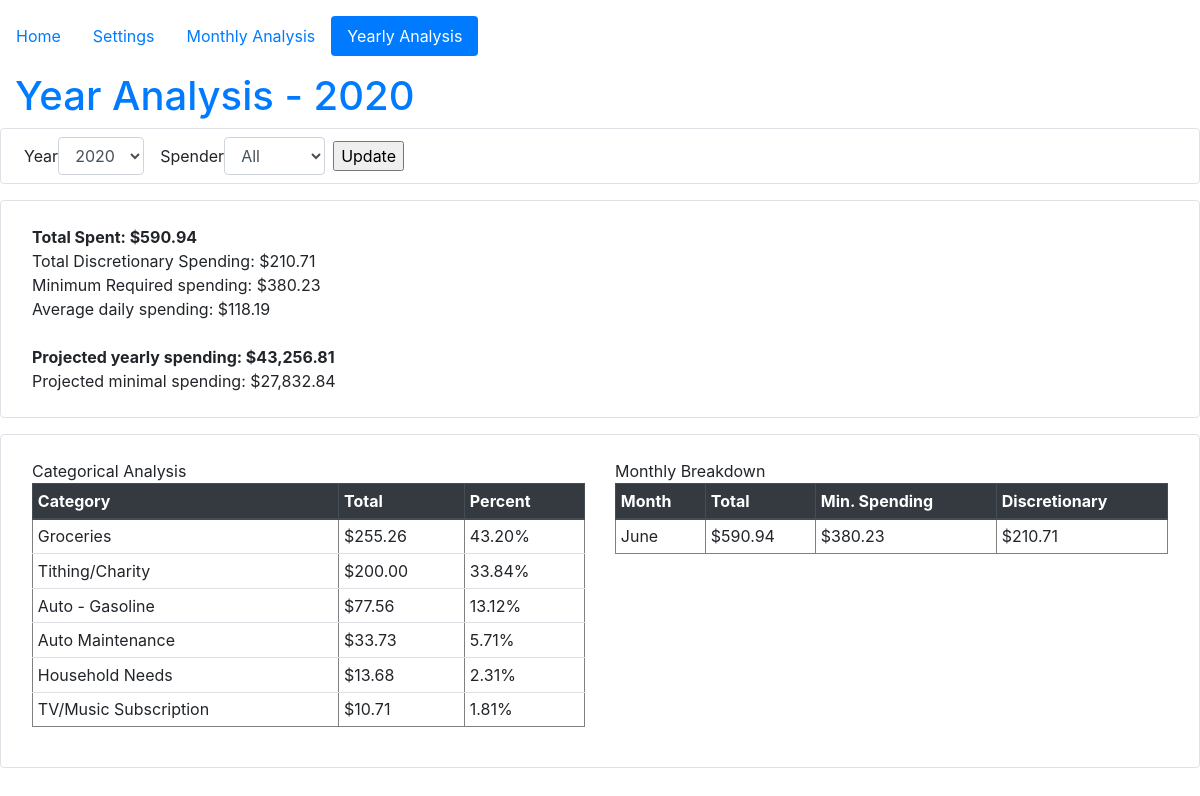
Page /yearlyAnalysis/ on the committed database.
### tracker_app/models.py (models this page shows, shortened)
class Category(db.Model):
	categoryId = db.Column(db.Integer, primary_key=True)
	expenseCategory = db.Column(db.String(50), unique=True, nullable=False)
	discretionary = db.Column(db.Boolean, nullable=False)
	expenses = db.relationship("Expense", backref="myCategory")

class Metadata(db.Model):
	metadataId = db.Column(db.Integer, primary_key=True)
	year = db.Column(db.Integer, nullable=False)
	monthNum = db.Column(db.Integer, nullable=False)
	monthStr = db.Column(db.Text, nullable=False)

### tracker_app/routes.py (the view)
@app.route("/yearlyAnalysis/", methods=["GET", "POST"])
@app.route("/yearlyAnalysis/<year>/<spender>", methods=["GET", "POST"])
def yearlyAnalysis(year=None, spender=None):
	if (year is None):
		year = datetime.datetime.today().year
	yearlyForm = forms.YearlyAnalysisConfigureForm()
	yearlyForm.year.choices = [r.year for r in Metadata.query.with_entities(Metadata.year).distinct().order_by(Metadata.year.desc()).all()]
	spenderChoices = [u.username for u in db.session.query(User.username).all()]
	spenderChoices.append("All")
	yearlyForm.spender.choices = spenderChoices
	catTable = categoryTable.CategoryTable(year, spender=spender)
	categoryAnalysisTable = catTable.getCategoryAnalysisTable()
	analysis = yearInfo.YearInfo(year, spender=spender)
	stats = analysis.getYearlyStats()
	breakdownByMonthAnalysisTable = analysis.breakdownByMonthAnalysisTable()
	if yearlyForm.validate_on_submit():
		return redirect(url_for('yearlyAnalysis', year=yearlyForm.year.data, spender=yearlyForm.spender.data))
	return render_template('yearlyAnalysis.html', yearlyForm=yearlyForm, stats=stats, yearStr=year,
			categoryAnalysisTable=categoryAnalysisTable, breakdownByMonthAnalysisTable=breakdownByMonthAnalysisTable, spender=spender)

### tracker_app/forms.py
class YearlyAnalysisConfigureForm(FlaskForm):
	yearChoices = []
	year = SelectField('Year', choices=yearChoices, validate_choice=False)
	spender = SelectField('Spender', choices=["All"], validate_choice=False, default="All")
	submit = SubmitField('Update')

### tracker_app/helpers.py (called while the page is built)
def getTableHeadTags(headersList):
	tableHead = "<table border=1 class='table table-sm table-hover'>"
	tableHead += "<thead class='thead-dark'><tr>"
	for item in headersList:
		tableHead += "<th scope='col'>" + item + "</th>"
	tableHead += "</tr></thead>"
	return tableHead;

### tracker_app/yearInfo.py (called while the page is built)
	def getEndDate(self):
		if (self.isCurrentYear == "False"):
			return datetime.date(self.year, 12, 31)
		else:
			return datetime.date(self.year, datetime.datetime.today().month, datetime.datetime.today().day)

	def getStartDate(self):
		month = Metadata.query.with_entities(func.min(Metadata.monthNum)).filter(Metadata.year == self.year).scalar()
		if (month == 1 or self.isCurrentYear == "False"):
			return datetime.date(self.year, 1, 1)
		else:
			my_num_days = calendar.monthrange(self.year, int(month))[1]
			start_date = datetime.date(self.year, int(month), 1)
			end_date = datetime.date(self.year, int(month), my_num_days)
			day = Expense.query.filter(and_(
							Expense.date >= start_date,
							Expense.date <= end_date
						)).first().date.day
			return datetime.date(self.year, int(month), int(day))

### tracker_app/templates/yearlyAnalysis.html (shortened to what this page needs)
{% extends 'layout.html' %}
{% set activePage = "yearlyAnalysis" %}
{% block content %}
<h1 class="text-primary">Year Analysis - {{ yearStr }}</h1>
<div class="row border rounded py-2" id="analysis-config-form">
	<div class="col-lg">
		<form method="POST" action={{ url_for('yearlyAnalysis') }} class="form-inline">
			<div class="form-group">
				<div class="form-group px-2">
					{{ yearlyForm.year.label }} {{ yearlyForm.year(class_="form-control") }}
				</div>
				<div class="form-group px-2">
					{{ yearlyForm.spender.label }} {{ yearlyForm.spender(class_="form-control") }}
				</div>
				{{ yearlyForm.submit }}
			</div>
		</form>
	</div>
</div>
<div class="row border rounded my-3 px-3 py-2" id="yearly-stats">
	<div class="col-lg py-3">
		{{ stats }}
	</div>
</div>
<div class="row border rounded my-3 px-3 py-2" id="analysis-tables">
	<div class="col-lg-6 py-3">
		{{ categoryAnalysisTable }}
	</div>
	<div class="col-lg-6 py-3">
		{{ breakdownByMonthAnalysisTable }}
	</div>
</div>
{% endblock %}

### rows in the picture
Category: expenseCategory "Categorical Analysis Category Total Percent Groceries $255.26 43.20% Tithing/Charity $200.00 33.84% Auto - Gasoline $77.56 13.12% Auto Maintenance $33.73 5.71% Household Needs $13.68 2.31% TV/Music Subscription $10.71 1.81%"
Metadata: monthStr "Monthly Breakdown Month Total Min. Spending Discretionary June $590.94 $380.23 $210.71"

### other values in the picture
{{ text }} "Home" "Settings" "Monthly Analysis" "Yearly Analysis"
{{ yearlyForm.year.label }} "Year"
{{ yearlyForm.spender.label }} "Spender"
